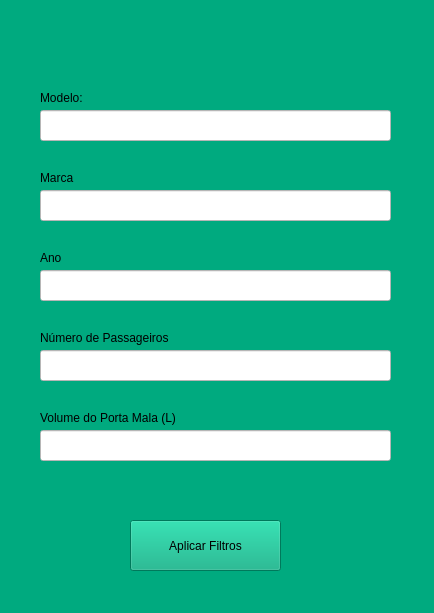
<?xml version="1.0" encoding="UTF-8"?>
<ui version="4.0">
 <class>filters</class>
 <widget class="QWidget" name="filters">
  <property name="geometry">
   <rect>
    <x>0</x>
    <y>0</y>
    <width>434</width>
    <height>613</height>
   </rect>
  </property>
  <property name="windowTitle">
   <string>Form</string>
  </property>
  <property name="styleSheet">
   <string notr="true">background-color: rgb(0, 170, 127);</string>
  </property>
  <widget class="QPushButton" name="pushButton">
   <property name="geometry">
    <rect>
     <x>130</x>
     <y>520</y>
     <width>151</width>
     <height>51</height>
    </rect>
   </property>
   <property name="styleSheet">
    <string notr="true">font: 700 9pt &quot;Segoe UI&quot;;</string>
   </property>
   <property name="text">
    <string>Aplicar Filtros</string>
   </property>
  </widget>
  <widget class="QLineEdit" name="lineEdit">
   <property name="geometry">
    <rect>
     <x>40</x>
     <y>110</y>
     <width>351</width>
     <height>31</height>
    </rect>
   </property>
   <property name="styleSheet">
    <string notr="true">background-color: rgb(255, 255, 255);</string>
   </property>
  </widget>
  <widget class="QLabel" name="label">
   <property name="geometry">
    <rect>
     <x>40</x>
     <y>90</y>
     <width>71</width>
     <height>16</height>
    </rect>
   </property>
   <property name="styleSheet">
    <string notr="true">font: 700 10pt &quot;Segoe UI&quot;;</string>
   </property>
   <property name="text">
    <string>Modelo:</string>
   </property>
  </widget>
  <widget class="QLineEdit" name="lineEdit_2">
   <property name="geometry">
    <rect>
     <x>40</x>
     <y>190</y>
     <width>351</width>
     <height>31</height>
    </rect>
   </property>
   <property name="styleSheet">
    <string notr="true">background-color: rgb(255, 255, 255);</string>
   </property>
  </widget>
  <widget class="QLineEdit" name="lineEdit_3">
   <property name="geometry">
    <rect>
     <x>40</x>
     <y>270</y>
     <width>351</width>
     <height>31</height>
    </rect>
   </property>
   <property name="styleSheet">
    <string notr="true">background-color: rgb(255, 255, 255);</string>
   </property>
  </widget>
  <widget class="QLineEdit" name="lineEdit_4">
   <property name="geometry">
    <rect>
     <x>40</x>
     <y>350</y>
     <width>351</width>
     <height>31</height>
    </rect>
   </property>
   <property name="styleSheet">
    <string notr="true">background-color: rgb(255, 255, 255);</string>
   </property>
  </widget>
  <widget class="QLabel" name="label_2">
   <property name="geometry">
    <rect>
     <x>40</x>
     <y>170</y>
     <width>51</width>
     <height>16</height>
    </rect>
   </property>
   <property name="styleSheet">
    <string notr="true">font: 700 10pt &quot;Segoe UI&quot;;</string>
   </property>
   <property name="text">
    <string>Marca</string>
   </property>
  </widget>
  <widget class="QLabel" name="label_3">
   <property name="geometry">
    <rect>
     <x>40</x>
     <y>250</y>
     <width>49</width>
     <height>16</height>
    </rect>
   </property>
   <property name="styleSheet">
    <string notr="true">font: 700 10pt &quot;Segoe UI&quot;;</string>
   </property>
   <property name="text">
    <string>Ano</string>
   </property>
  </widget>
  <widget class="QLabel" name="label_4">
   <property name="geometry">
    <rect>
     <x>40</x>
     <y>330</y>
     <width>211</width>
     <height>16</height>
    </rect>
   </property>
   <property name="styleSheet">
    <string notr="true">font: 700 10pt &quot;Segoe UI&quot;;</string>
   </property>
   <property name="text">
    <string>Número de Passageiros</string>
   </property>
  </widget>
  <widget class="QLineEdit" name="lineEdit_5">
   <property name="geometry">
    <rect>
     <x>40</x>
     <y>430</y>
     <width>351</width>
     <height>31</height>
    </rect>
   </property>
   <property name="styleSheet">
    <string notr="true">background-color: rgb(255, 255, 255);</string>
   </property>
  </widget>
  <widget class="QLabel" name="label_5">
   <property name="geometry">
    <rect>
     <x>40</x>
     <y>410</y>
     <width>211</width>
     <height>16</height>
    </rect>
   </property>
   <property name="styleSheet">
    <string notr="true">font: 700 10pt &quot;Segoe UI&quot;;</string>
   </property>
   <property name="text">
    <string>Volume do Porta Mala (L)</string>
   </property>
  </widget>
 </widget>
 <resources/>
 <connections/>
</ui>
